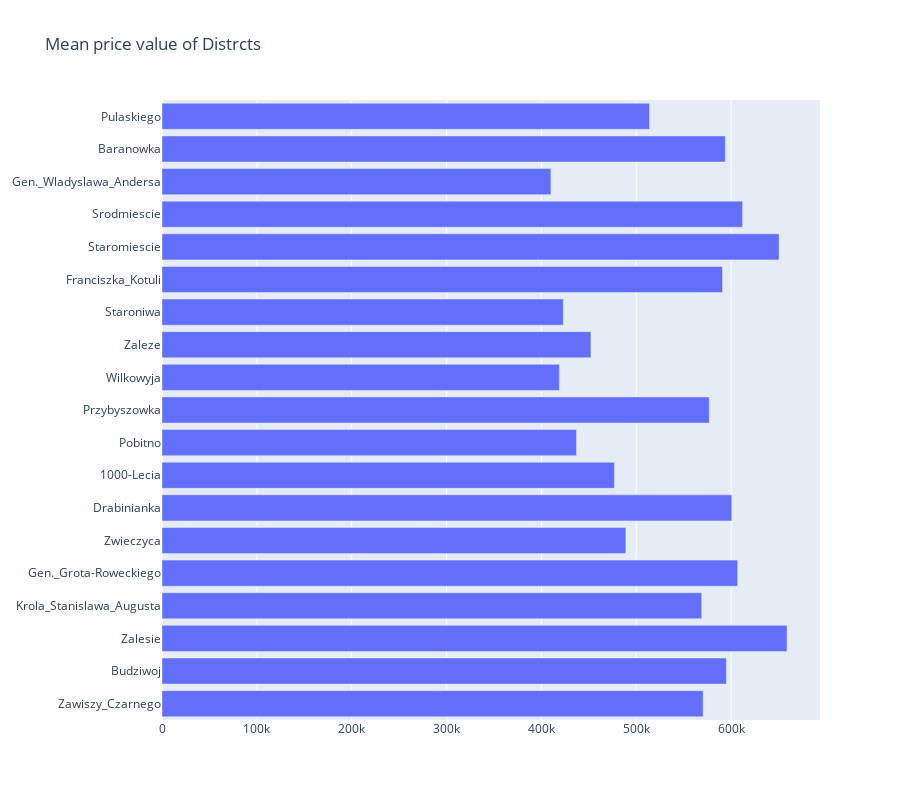

Notebook cell for this chart:
### Markdown cell above
**Plotting

### Code cell
fig_mean = go.Figure(
    data=[go.Bar(x=result["price_mean"], y=result["name"], orientation='h')],
    layout_title_text="Mean price value of Distrcts"
)
fig_mean.update_layout(height=800)

### Figure 1 — Plotly figure (JSON) as saved in the notebook; plotly's stock layout.template omitted (floating-point values rounded to 4 significant figures)
{"data": [{"orientation": "h", "type": "bar", "x": [570500.0, 595000, 658999, 569000, 606900.0, 489000, 600700.0, 477000, 437000, 577000.0, 418900.0, 452200, 423100.0, 590900.0, 650500.0, 612100.0, 410000, 593900.0, 514000], "y": ["Zawiszy_Czarnego", "Budziwoj", "Zalesie", "Krola_Stanislawa_Augusta", "Gen._Grota-Roweckiego", "Zwieczyca", "Drabinianka", "1000-Lecia", "Pobitno", "Przybyszowka", "Wilkowyja", "Zaleze", "Staroniwa", "Franciszka_Kotuli", "Staromiescie", "Srodmiescie", "Gen._Wladyslawa_Andersa", "Baranowka", "Pulaskiego", "Zawiszy_Czarnego", "Budziwoj", "Zalesie", "Krola_Stanislawa_Augusta", "Gen._Grota-Roweckiego", "Zwieczyca", "Drabinianka", "1000-Lecia", "Pobitno", "Przybyszowka", "Wilkowyja", "Zaleze", "Staroniwa", "Franciszka_Kotuli", "Staromiescie", "Srodmiescie", "Gen._Wladyslawa_Andersa", "Baranowka", "Pulaskiego"]}], "layout": {"height": 800, "title": {"text": "Mean price value of Distrcts"}}}
